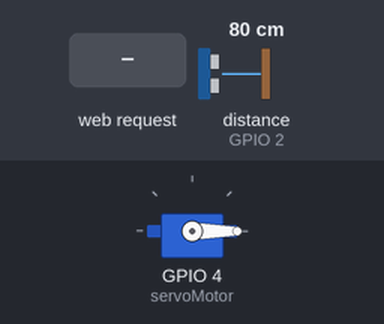
Bench run of a sketch on a simulated ESP32. Parts: servo. Inputs (shaded band) come from the test bench; at power-on: distance to the obstacle (sensor on GPIO 2) 80 cm. The echo pulse lasts 58.3 µs per cm; WiFi joins after 1.5 s; servers stay silent unless stated; what the sketch prints to the serial monitor is not drawn.

Above: at 2.7 s.
2.8 s: HTTP request GET /open received
At 4.0 s:
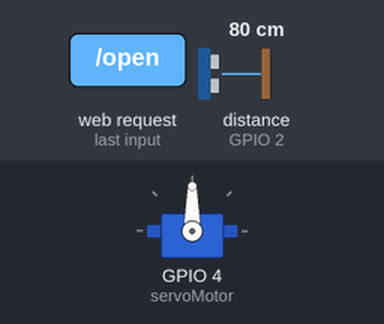
4.3 s: HTTP request GET /close received
At 5.1 s:
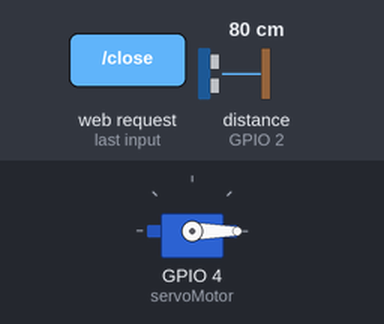
Timing chart, 0 to 7.3 s (numbered marks = the images above; inputs shaded):
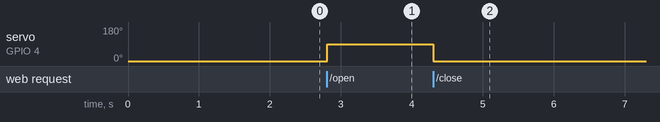

The sketch:

code.ino
```cpp
#include <WiFi.h>
#include <WebServer.h>
#include <ESP32Servo.h>

Servo servoMotor;

#define TRIG 0
#define ECHO 2

const char* ssid = "TOPNET-UXHPSP";
const char* password = "47cr2833xa";
WebServer server(80);

// Function to read ultrasonic distance
long readDistance() {
  digitalWrite(TRIG, LOW);
  delayMicroseconds(2);
  digitalWrite(TRIG, HIGH);
  delayMicroseconds(10);
  digitalWrite(TRIG, LOW);

  long duration = pulseIn(ECHO, HIGH, 30000);
  long distance = duration * 0.034 / 2;

  if (distance == 0) distance = 999; // No reading
  return distance;
}

// Handle OPEN
void handleOpen() {
  long d = readDistance();

  if (d < 1) {
    server.send(200, "application/json", "{\"success\":false, \"reason\":\"object_too_close\"}");
    return;
  }

  servoMotor.write(90); // OPEN
  server.send(200, "application/json", "{\"success\":true}");
}

// Handle CLOSE
void handleClose() {
  servoMotor.write(0);  // CLOSE
  server.send(200, "application/json", "{\"success\":true}");
}

// Handle FILLSTATUS
void handleFillStatus() {
  long distance = readDistance();
  String status;
  int percent;

  if (distance < 1) {
    status = "FULL";
    percent = 100;
  } else if (distance < 3) {
    status = "50%";
    percent = 50;
  } else {
    status = "EMPTY";
    percent = 0;
  }

  String json = "{\"status\":\"" + status + "\",\"percent\":" + String(percent) + ",\"distance\":" + String(distance) + "}";
  server.send(200, "application/json", json);
}

void setup() {
  Serial.begin(115200);

  pinMode(TRIG, OUTPUT);
  pinMode(ECHO, INPUT);

  servoMotor.attach(4);
  servoMotor.write(0); // Start closed

  WiFi.begin(ssid, password);
  while (WiFi.status() != WL_CONNECTED) {
    delay(300);
    Serial.print(".");
  }

  Serial.println("\nWiFi connected!");
  Serial.print("IP Address: ");
  Serial.println(WiFi.localIP());

  server.on("/open", handleOpen);
  server.on("/close", handleClose);
  server.on("/fillstatus", handleFillStatus); // ← ajouté

  server.begin();
}

void loop() {
  server.handleClient();
}
```

Measured:
- after the input at 2.8 s, servo on GPIO 4 (servoMotor): 0° → 90° at once
- after the input at 4.3 s, servo on GPIO 4 (servoMotor): 90° → 0° at once
